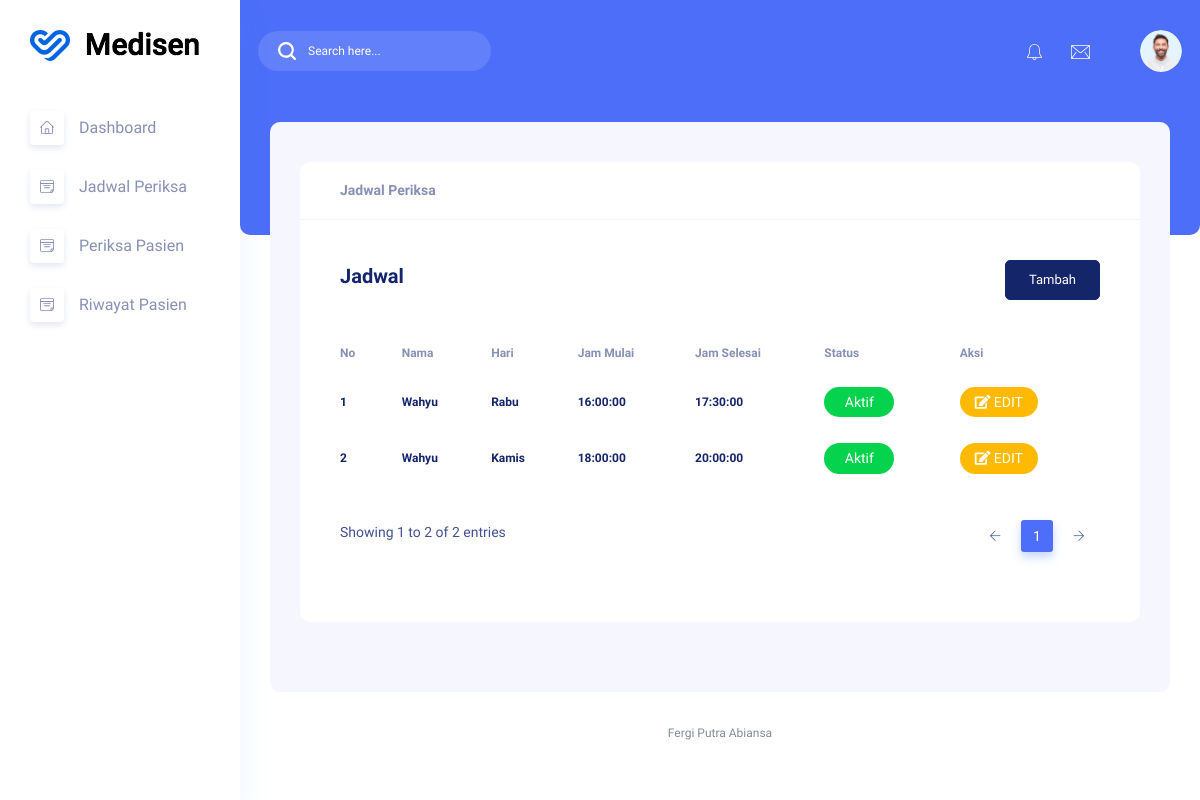
Screenshot of /dokter/jadwal_periksa.php (signed in) with the database file from the repository.
### tables this page shows
CREATE TABLE `jadwal_periksa` (
  `id` int(11) UNSIGNED NOT NULL,
  `id_dokter` int(11) UNSIGNED NOT NULL,
  `hari` enum('Senin','Selasa','Rabu','Kamis','Jumat','Sabtu') NOT NULL,
  `jam_mulai` time NOT NULL,
  `jam_selesai` time NOT NULL,
  `status` tinyint(1) NOT NULL
);

CREATE TABLE `dokter` (
  `id` int(11) UNSIGNED NOT NULL,
  `nama` varchar(255) NOT NULL,
  `password` varchar(255) DEFAULT NULL,
  `alamat` varchar(255) NOT NULL,
  `no_hp` varchar(50) NOT NULL,
  `id_poli` int(11) UNSIGNED NOT NULL
);

### dokter/jadwal_periksa.php (the view, shortened to what this page needs)
<?php
include '../koneksi.php';
$id_dokter = $_SESSION['id'];
$id_poli = $_SESSION['id_poli'];
$jadwal = mysqli_query($mysqli, "SELECT jadwal_periksa.status, jadwal_periksa.id, jadwal_periksa.id_dokter,
jadwal_periksa.hari, jadwal_periksa.jam_mulai, jadwal_periksa.jam_selesai,
dokter.id AS idDokter, dokter.nama, dokter.alamat, dokter.no_hp, dokter.id_poli,
poli.id AS idPoli, poli.nama_poli, poli.keterangan
FROM jadwal_periksa
JOIN dokter ON jadwal_periksa.id_dokter = dokter.id
JOIN poli ON dokter.id_poli = poli.id
WHERE id_poli = '$id_poli' AND id_dokter='$id_dokter'");
?>
<!DOCTYPE html>
<html lang="zxx">
<head>
    <link rel="stylesheet" href="../assets/css/bootstrap1.min.css" />
    <link rel="stylesheet" href="../assets/vendors/themefy_icon/themify-icons.css" />
    <link rel="stylesheet" href="../assets/vendors/niceselect/css/nice-select.css" />
    <link rel="stylesheet" href="../assets/vendors/owl_carousel/css/owl.carousel.css" />
    <link rel="stylesheet" href="../assets/vendors/gijgo/gijgo.min.css" />
    <link rel="stylesheet" href="../assets/vendors/font_awesome/css/all.min.css" />
    <link rel="stylesheet" href="../assets/vendors/tagsinput/tagsinput.css" />
    <link rel="stylesheet" href="../assets/vendors/datepicker/date-picker.css" />
    <link rel="stylesheet" href="../assets/vendors/scroll/scrollable.css" />
    <link rel="stylesheet" href="../assets/vendors/datatable/css/jquery.dataTables.min.css" />
    <link rel="stylesheet" href="../assets/vendors/datatable/css/responsive.dataTables.min.css" />
    <link rel="stylesheet" href="../assets/vendors/datatable/css/buttons.dataTables.min.css" />
    <link rel="stylesheet" href="../assets/vendors/text_editor/summernote-bs4.css" />
    <link rel="stylesheet" href="../assets/vendors/morris/morris.css">
    <link rel="stylesheet" href="../assets/vendors/material_icon/material-icons.css" />
    <link rel="stylesheet" href="../assets/css/metisMenu.css">
    <link rel="stylesheet" href="../assets/css/style1.css" />
    <link rel="stylesheet" href="../assets/css/colors/default.css" id="colorSkinCSS">
</head>
<body class="crm_body_bg">
    <?php include '../components/sidebar.php'; ?>
    <section class="main_content dashboard_part large_header_bg">
        <?php include '../components/navbar.php'; ?>
        <div class="main_content_iner ">
            <div class="container-fluid p-0 ">
                <div class="row justify-content-center">
                    <div class="col-lg-12">
                        <div class="white_card card_height_100 mb_30">
                            <div class="white_card_header">
                                <div class="box_header m-0">
                                    <div class="main-title">
                                        <h3 class="m-0">Jadwal Periksa</h3>
                                    </div>
                                </div>
                            </div>
                            <div class="white_card_body">
                                <div class="QA_section">
                                    <div class="white_box_tittle list_header">
                                        <h4>Jadwal</h4>
                                        <div class="box_right d-flex lms_block">
                                            <div class="add_button ms-2">
                                                <a href="tambah_jadwal.php" class="btn_1">
                                                    Tambah
                                                </a>
                                            </div>
                                        </div>
                                    </div>
                                    <div class="QA_table mb_30">
                                        <table class="table lms_table_active">
                                            <thead>
                                                <tr>
                                                    <th scope="col">No</th>
                                                    <th scope="col">Nama</th>
                                                    <th scope="col">Hari</th>
                                                    <th scope="col">Jam Mulai</th>
                                                    <th scope="col">Jam Selesai</th>
                                                    <th scope="col">Status</th>
                                                    <th scope="col">Aksi</th>
                                                </tr>
                                            </thead>
                                            <tbody>
                                                <?php
                                                $no = 1;
                                                while ($row = mysqli_fetch_array($jadwal)) {
                                                ?>
                                                    <tr>
                                                        <td><?php echo $no++ ?></td>
                                                        <td><?php echo $row['nama'] ?></td>
                                                        <td><?php echo $row['hari'] ?></td>
                                                        <td><?php echo $row['jam_mulai'] ?></td>
                                                        <td><?php echo $row['jam_selesai'] ?></td>
                                                        <td>
                                                            <?php if ($row['status'] == '1') : ?>
                                                                <a class="status_btn">Aktif</a>
                                                            <?php else : ?>
                                                                <a class="status_btn yellow_btn">Tidak Aktif</a>
                                                            <?php endif; ?>
                                                        </td>
                                                        <td>
                                                            <a href="edit_jadwal.php?id=<?php echo $row['id']; ?>" class="status_btn yellow_btn"><i class='fas fa-edit'></i> EDIT</a>
                                                        </td>
                                                    </tr>
                                                <?php } ?>
                                            </tbody>
                                        </table>
                                    </div>
                                </div>
                            </div>
                        </div>
                    </div>
                </div>
            </div>
        </div>
        <div class="footer_part">
            <div class="container-fluid">
                <div class="row">
                    <div class="col-lg-12">
                        <div class="footer_iner text-center">
                            <p> Fergi Putra Abiansa </p>
                        </div>
                    </div>
                </div>
            </div>
        </div>
    </section>
</body>
</html>

### rows the page displays
jadwal_periksa: id_dokter.nama "Wahyu", hari "Rabu", jam_mulai "16:00:00", jam_selesai "17:30:00", status "Aktif"
jadwal_periksa: id_dokter.nama "Wahyu", hari "Kamis", jam_mulai "18:00:00", jam_selesai "20:00:00", status "Aktif"
